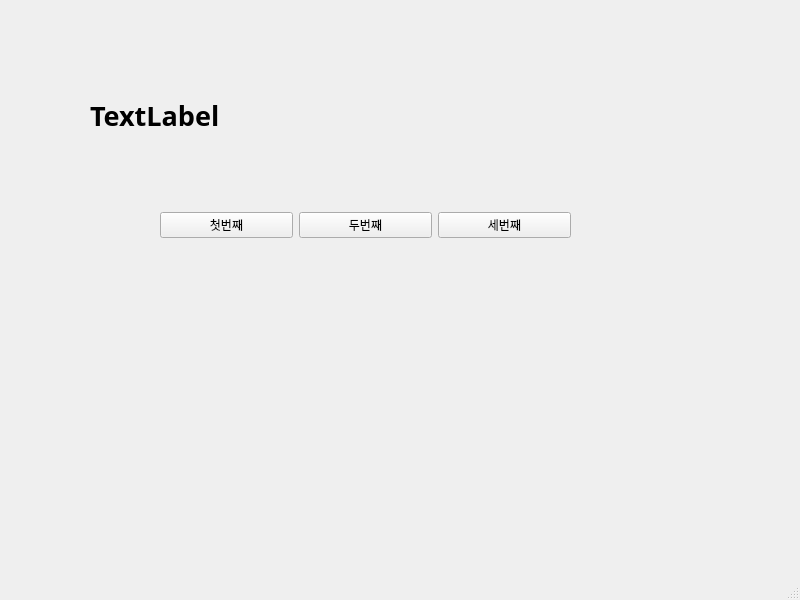
<?xml version="1.0" encoding="UTF-8"?>
<ui version="4.0">
 <class>MainWindow</class>
 <widget class="QMainWindow" name="MainWindow">
  <property name="geometry">
   <rect>
    <x>0</x>
    <y>0</y>
    <width>800</width>
    <height>600</height>
   </rect>
  </property>
  <property name="windowTitle">
   <string>MainWindow</string>
  </property>
  <widget class="QWidget" name="centralwidget">
   <widget class="QWidget" name="horizontalLayoutWidget">
    <property name="geometry">
     <rect>
      <x>160</x>
      <y>190</y>
      <width>411</width>
      <height>71</height>
     </rect>
    </property>
    <layout class="QHBoxLayout" name="horizontalLayout">
     <item>
      <widget class="QPushButton" name="pushButton_2">
       <property name="text">
        <string>첫번째</string>
       </property>
      </widget>
     </item>
     <item>
      <widget class="QPushButton" name="pushButton">
       <property name="text">
        <string>두번째</string>
       </property>
      </widget>
     </item>
     <item>
      <widget class="QPushButton" name="pushButton_3">
       <property name="text">
        <string>세번째</string>
       </property>
      </widget>
     </item>
    </layout>
   </widget>
   <widget class="QLabel" name="label">
    <property name="geometry">
     <rect>
      <x>90</x>
      <y>90</y>
      <width>591</width>
      <height>51</height>
     </rect>
    </property>
    <property name="font">
     <font>
      <family>맑은 고딕</family>
      <pointsize>20</pointsize>
      <weight>75</weight>
      <bold>true</bold>
     </font>
    </property>
    <property name="text">
     <string>TextLabel</string>
    </property>
   </widget>
  </widget>
  <widget class="QMenuBar" name="menubar">
   <property name="geometry">
    <rect>
     <x>0</x>
     <y>0</y>
     <width>800</width>
     <height>21</height>
    </rect>
   </property>
  </widget>
  <widget class="QStatusBar" name="statusbar"/>
 </widget>
 <resources/>
 <connections>
  <connection>
   <sender>pushButton_2</sender>
   <signal>clicked()</signal>
   <receiver>MainWindow</receiver>
   <slot>firstClick()</slot>
   <hints>
    <hint type="sourcelabel">
     <x>128</x>
     <y>241</y>
    </hint>
    <hint type="destinationlabel">
     <x>136</x>
     <y>308</y>
    </hint>
   </hints>
  </connection>
  <connection>
   <sender>pushButton</sender>
   <signal>clicked()</signal>
   <receiver>MainWindow</receiver>
   <slot>secondClick()</slot>
   <hints>
    <hint type="sourcelabel">
     <x>436</x>
     <y>239</y>
    </hint>
    <hint type="destinationlabel">
     <x>439</x>
     <y>282</y>
    </hint>
   </hints>
  </connection>
  <connection>
   <sender>pushButton_3</sender>
   <signal>clicked()</signal>
   <receiver>MainWindow</receiver>
   <slot>thirdClick()</slot>
   <hints>
    <hint type="sourcelabel">
     <x>592</x>
     <y>235</y>
    </hint>
    <hint type="destinationlabel">
     <x>592</x>
     <y>274</y>
    </hint>
   </hints>
  </connection>
 </connections>
 <slots>
  <slot>firstClick()</slot>
  <slot>secondClick()</slot>
  <slot>thirdClick()</slot>
 </slots>
</ui>
